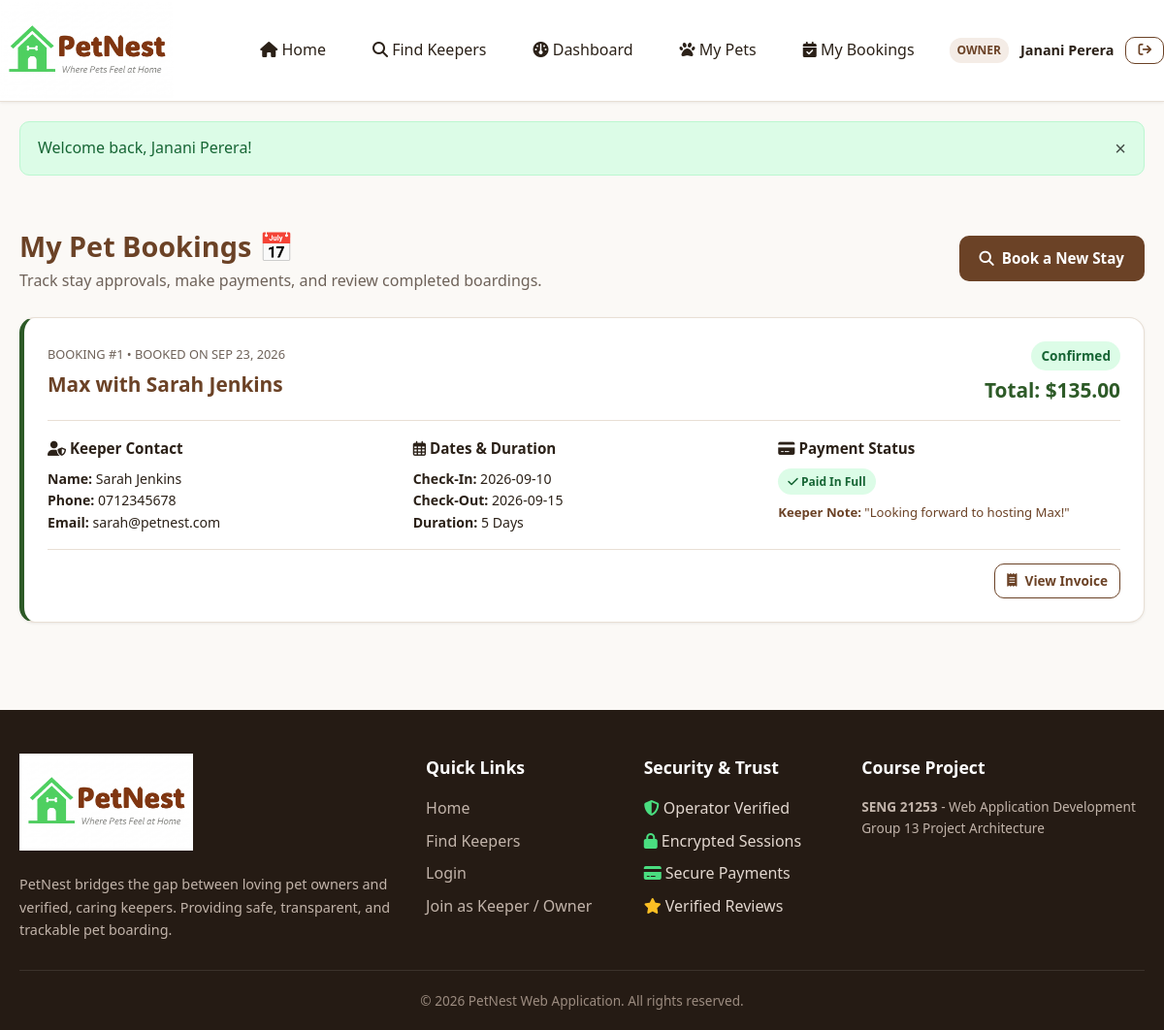
The app's page /owner/my_bookings.php (signed in) with its own data.
### tables this page shows
CREATE TABLE `bookings` (
  `booking_id` INT AUTO_INCREMENT PRIMARY KEY,
  `pet_id` INT NOT NULL,
  `owner_id` INT NOT NULL,
  `keeper_id` INT NOT NULL,
  `check_in_date` DATE NOT NULL,
  `check_out_date` DATE NOT NULL,
  `num_days` INT NOT NULL,
  `base_price` DECIMAL(10,2) NOT NULL,
  `surcharge` DECIMAL(10,2) NOT NULL DEFAULT 0.00,
  `total_price` DECIMAL(10,2) NOT NULL,
  `status` ENUM('pending', 'confirmed', 'active', 'completed', 'rejected', 'cancelled') NOT NULL DEFAULT 'pending',
  `keeper_notes` TEXT DEFAULT NULL,
  `created_at` TIMESTAMP DEFAULT CURRENT_TIMESTAMP,
  CONSTRAINT `fk_booking_pet` FOREIGN KEY (`pet_id`) REFERENCES `pets` (`pet_id`) ON DELETE CASCADE,
  CONSTRAINT `fk_booking_owner` FOREIGN KEY (`owner_id`) REFERENCES `users` (`user_id`) ON DELETE CASCADE,
  CONSTRAINT `fk_booking_keeper` FOREIGN KEY (`keeper_id`) REFERENCES `users` (`user_id`) ON DELETE CASCADE
);

CREATE TABLE `pets` (
  `pet_id` INT AUTO_INCREMENT PRIMARY KEY,
  `owner_id` INT NOT NULL,
  `pet_name` VARCHAR(100) NOT NULL,
  `breed` VARCHAR(100) NOT NULL,
  `species` VARCHAR(50) NOT NULL DEFAULT 'Dog',
  `age` INT NOT NULL DEFAULT 1,
  `weight` DECIMAL(5,2) DEFAULT NULL,
  `pet_photo` VARCHAR(255) DEFAULT 'default_pet.png',
  `medical_notes` TEXT DEFAULT NULL,
  `created_at` TIMESTAMP DEFAULT CURRENT_TIMESTAMP,
  CONSTRAINT `fk_pet_owner` FOREIGN KEY (`owner_id`) REFERENCES `users` (`user_id`) ON DELETE CASCADE
);

CREATE TABLE `users` (
  `user_id` INT AUTO_INCREMENT PRIMARY KEY,
  `full_name` VARCHAR(100) NOT NULL,
  `email` VARCHAR(150) NOT NULL UNIQUE,
  `password` VARCHAR(255) NOT NULL,
  `phone` VARCHAR(20) DEFAULT NULL,
  `role` ENUM('admin', 'operator', 'owner', 'keeper') NOT NULL DEFAULT 'owner',
  `profile_photo` VARCHAR(255) DEFAULT 'default_avatar.png',
  `created_at` TIMESTAMP DEFAULT CURRENT_TIMESTAMP,
  `is_active` TINYINT(1) DEFAULT 1
);

### owner/my_bookings.php (the view, shortened to what this page needs)
<?php
require_once __DIR__ . '/../includes/header.php';
$ownerId = (int)$_SESSION['user_id'];
$bookings = [];
try {
    $stmt = $pdo->prepare("
        SELECT b.*,
               p.pet_name, p.species, p.breed, p.pet_photo,
               u.full_name AS keeper_name, u.phone AS keeper_phone, u.email AS keeper_email, u.profile_photo AS keeper_photo,
               i.feeding_schedule, i.bath_schedule, i.medicine_details, i.special_notes,
               pay.payment_id, pay.payment_status, pay.payment_method,
               r.rating_id, r.stars
        FROM bookings b
        JOIN pets p ON b.pet_id = p.pet_id
        JOIN users u ON b.keeper_id = u.user_id
        LEFT JOIN instructions i ON b.booking_id = i.booking_id
        LEFT JOIN payments pay ON b.booking_id = pay.booking_id
        LEFT JOIN ratings r ON b.booking_id = r.booking_id
        WHERE b.owner_id = ?
        ORDER BY b.created_at DESC
    ");
    $stmt->execute([$ownerId]);
    $bookings = $stmt->fetchAll();
} catch (PDOException $e) {
    $bookings = [];
}
?>
<div class="container" style="padding: 30px 20px;">
    <div style="display: flex; justify-content: space-between; align-items: center; margin-bottom: 25px; flex-wrap: wrap; gap: 15px;">
        <div>
            <h1 style="font-size: 1.8rem; color: var(--primary);">My Pet Bookings 📅</h1>
            <p style="color: var(--text-muted);">Track stay approvals, make payments, and review completed boardings.</p>
        </div>
        <a href="<?= BASE_URL ?>/search.php" class="btn btn-primary">
            <i class="fa-solid fa-magnifying-glass"></i> Book a New Stay
        </a>
    </div>
    <?php if (empty($bookings)): ?>
        <div class="card" style="text-align: center; padding: 60px 20px;">
            <i class="fa-regular fa-calendar-check" style="font-size: 3.5rem; color: var(--border-color); margin-bottom: 16px;"></i>
            <h2 style="font-size: 1.3rem; margin-bottom: 8px;">No Bookings Found</h2>
            <p style="color: var(--text-muted); max-width: 440px; margin: 0 auto 20px;">
                You haven't requested any pet boarding stays yet. Search for verified keepers and book your pet's first stay!
            </p>
            <a href="<?= BASE_URL ?>/search.php" class="btn btn-primary">Find a Pet Keeper</a>
        </div>
    <?php else: ?>
        <div style="display: flex; flex-direction: column; gap: 24px;">
            <?php foreach ($bookings as $bk): ?>
                <div class="card" style="border-left: 5px solid <?= $bk['status'] === 'confirmed' ? 'var(--secondary)' : ($bk['status'] === 'active' ? 'var(--primary)' : ($bk['status'] === 'pending' ? 'var(--accent)' : 'var(--border-color)')) ?>;">
                    <div style="display: flex; justify-content: space-between; align-items: flex-start; border-bottom: 1px solid var(--border-color); padding-bottom: 14px; margin-bottom: 16px; flex-wrap: wrap; gap: 10px;">
                        <div>
                            <span style="font-size: 0.8rem; color: var(--text-muted); text-transform: uppercase;">Booking #<?= $bk['booking_id'] ?> &bull; Booked on <?= date('M d, Y', strtotime($bk['created_at'])) ?></span>
                            <h3 style="font-size: 1.3rem; color: var(--primary); margin-top: 2px;">
                                <?= htmlspecialchars($bk['pet_name']) ?> with <?= htmlspecialchars($bk['keeper_name']) ?>
                            </h3>
                        </div>
                        <div style="text-align: right;">
                            <span class="badge badge-<?= htmlspecialchars($bk['status']) ?>" style="font-size: 0.85rem;">
                                <?= ucfirst(htmlspecialchars($bk['status'])) ?>
                            </span>
                            <div style="font-size: 1.3rem; font-weight: 800; color: var(--secondary); margin-top: 4px;">
                                Total: $<?= number_format($bk['total_price'], 2) ?>
                            </div>
                        </div>
                    </div>
                    <div class="grid-3" style="margin-bottom: 16px;">
                        <div>
                            <h4 style="font-size: 0.95rem; color: var(--text-dark); margin-bottom: 8px;"><i class="fa-solid fa-user-shield"></i> Keeper Contact</h4>
                            <div style="font-size: 0.88rem; line-height: 1.6; color: var(--text-dark);">
                                <div><strong>Name:</strong> <?= htmlspecialchars($bk['keeper_name']) ?></div>
                                <div><strong>Phone:</strong> <?= htmlspecialchars($bk['keeper_phone'] ?: 'Available after confirmation') ?></div>
                                <div><strong>Email:</strong> <?= htmlspecialchars($bk['keeper_email']) ?></div>
                            </div>
                        </div>
                        <div>
                            <h4 style="font-size: 0.95rem; color: var(--text-dark); margin-bottom: 8px;"><i class="fa-regular fa-calendar-days"></i> Dates & Duration</h4>
                            <div style="font-size: 0.88rem; line-height: 1.6; color: var(--text-dark);">
                                <div><strong>Check-In:</strong> <?= htmlspecialchars($bk['check_in_date']) ?></div>
                                <div><strong>Check-Out:</strong> <?= htmlspecialchars($bk['check_out_date']) ?></div>
                                <div><strong>Duration:</strong> <?= $bk['num_days'] ?> Days</div>
                            </div>
                        </div>
                        <div>
                            <h4 style="font-size: 0.95rem; color: var(--text-dark); margin-bottom: 8px;"><i class="fa-solid fa-credit-card"></i> Payment Status</h4>
                            <div style="font-size: 0.88rem; line-height: 1.6;">
                                <?php if (!empty($bk['payment_status']) && $bk['payment_status'] === 'paid'): ?>
                                    <span class="badge badge-confirmed"><i class="fa-solid fa-check"></i> Paid in Full</span>
                                <?php elseif ($bk['status'] === 'confirmed'): ?>
                                    <span class="badge badge-pending"><i class="fa-solid fa-clock"></i> Payment Due</span>
                                <?php else: ?>
                                    <span class="badge" style="background:#EEE; color:#666;">Awaiting Acceptance</span>
                                <?php endif; ?>
                                <?php if (!empty($bk['keeper_notes'])): ?>
                                    <div style="margin-top: 8px; font-size: 0.82rem; color: var(--primary);">
                                        <strong>Keeper Note:</strong> "<?= htmlspecialchars($bk['keeper_notes']) ?>"
                                    </div>
                                <?php endif; ?>
                            </div>
                        </div>
                    </div>
                    <div style="display: flex; justify-content: flex-end; align-items: center; gap: 10px; border-top: 1px solid var(--border-color); padding-top: 14px; flex-wrap: wrap;">
                        <?php if (!empty($bk['payment_status']) && $bk['payment_status'] === 'paid'): ?>
                            <a href="<?= BASE_URL ?>/payment/receipt.php?booking_id=<?= $bk['booking_id'] ?>" class="btn btn-outline btn-sm">
                                <i class="fa-solid fa-receipt"></i> View Invoice
                            </a>
                        <?php endif; ?>
                    </div>
                </div>
            <?php endforeach; ?>
        </div>
    <?php endif; ?>
</div>
<?php require_once __DIR__ . '/../includes/footer.php'; ?>

### assets/css/style.css (style rules this page uses)
:root { --primary: #6B4226; --primary-hover: #54331C; --primary-light: #F4ECE6; --secondary: #2D5A27; --secondary-hover: #22441D; --secondary-light: #EBF3EA; --accent: #D97706; --accent-light: #FEF3C7; --bg-main: #FBF9F6; --bg-card: #FFFFFF; --text-dark: #2B2118; --text-muted: #6E6259; --border-color: #E8DFD5; --border-focus: #8D5B36; --status-pending-bg: #FEF3C7; --status-pending-text: #92400E; --status-confirmed-bg: #DCFCE7; --status-confirmed-text: #166534; --status-active-bg: #E0E7FF; --status-active-text: #3730A3; --status-completed-bg: #F3E8FF; --status-completed-text: #6B21A8; --status-rejected-bg: #FEE2E2; --status-rejected-text: #991B1B; --status-cancelled-bg: #F3F4F6; --status-cancelled-text: #4B5563; --font-family: 'Segoe UI', system-ui, -apple-system, BlinkMacSystemFont, Roboto, sans-serif; --radius-sm: 6px; --radius-md: 10px; --radius-lg: 16px; --shadow-sm: 0 1px 3px rgba(43, 33, 24, 0.08); --shadow-md: 0 4px 12px rgba(43, 33, 24, 0.10); --shadow-lg: 0 10px 25px rgba(43, 33, 24, 0.12); --transition: all 0.2s ease-in-out; }
*, *::before, *::after { box-sizing: border-box; margin: 0; padding: 0; }
body { font-family: var(--font-family); background-color: var(--bg-main); color: var(--text-dark); line-height: 1.6; min-height: 100vh; display: flex; flex-direction: column; }
a { color: var(--primary); text-decoration: none; transition: var(--transition); }
.container { width: 100%; max-width: 1200px; margin: 0 auto; padding: 0 20px; }
.btn { display: inline-flex; align-items: center; justify-content: center; gap: 8px; padding: 10px 20px; font-size: 0.95rem; font-weight: 600; border-radius: var(--radius-md); border: 1px solid transparent; cursor: pointer; transition: var(--transition); text-decoration: none; }
.btn-primary { background-color: var(--primary); color: #FFFFFF; }
.btn-outline { background-color: transparent; border-color: var(--primary); color: var(--primary); }
.btn-sm { padding: 6px 12px; font-size: 0.85rem; }
.card { background: var(--bg-card); border: 1px solid var(--border-color); border-radius: var(--radius-lg); padding: 24px; box-shadow: var(--shadow-sm); transition: var(--transition); }
.grid-3 { display: grid; grid-template-columns: repeat(3, 1fr); gap: 24px; }
.badge { display: inline-block; padding: 4px 10px; font-size: 0.75rem; font-weight: 700; border-radius: 20px; text-transform: capitalize; }
.badge-confirmed { background: var(--status-confirmed-bg); color: var(--status-confirmed-text); }

### records on screen
bookings: booking_id "1", created_at "SEP 23, 2026", pet.pet_name "Max", keeper.full_name "Sarah Jenkins", status "Confirmed", total_price "135.00", keeper.phone "0712345678", keeper.email "sarah@petnest.com", check_in_date "2026-09-10", check_out_date "2026-09-15", num_days "5", keeper_notes "Looking forward to hosting Max!"

### other values on screen
$user['name'] "Janani Perera"
$message "Welcome back, Janani Perera!"
